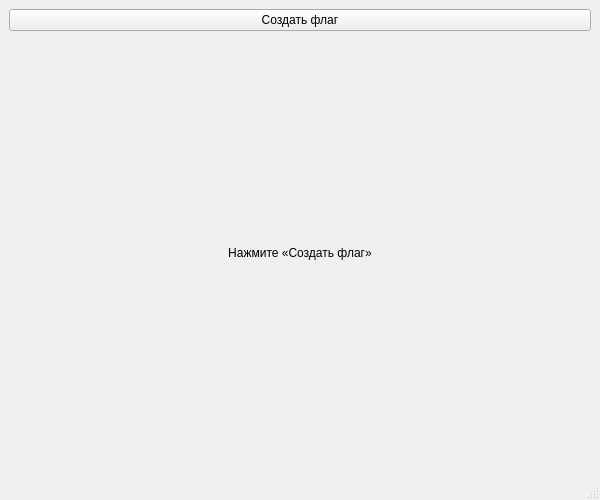
<?xml version="1.0" encoding="UTF-8"?>
<ui version="4.0">
 <class>MainWindow</class>
 <widget class="QMainWindow" name="MainWindow">
  <property name="geometry">
   <rect>
    <x>0</x>
    <y>0</y>
    <width>600</width>
    <height>500</height>
   </rect>
  </property>
  <property name="windowTitle">
   <string>Генератор флага</string>
  </property>
  <widget class="QWidget" name="centralwidget">
   <layout class="QVBoxLayout" name="verticalLayout">
    <item>
     <widget class="QPushButton" name="btnGenerate">
      <property name="text">
       <string>Создать флаг</string>
      </property>
     </widget>
    </item>
    <item>
     <widget class="QLabel" name="flagLabel">
      <property name="text">
       <string>Нажмите «Создать флаг»</string>
      </property>
      <property name="alignment">
       <set>Qt::AlignCenter</set>
      </property>
     </widget>
    </item>
   </layout>
  </widget>
  <widget class="QMenuBar" name="menubar"/>
  <widget class="QStatusBar" name="statusbar"/>
 </widget>
 <resources/>
 <connections/>
</ui>
